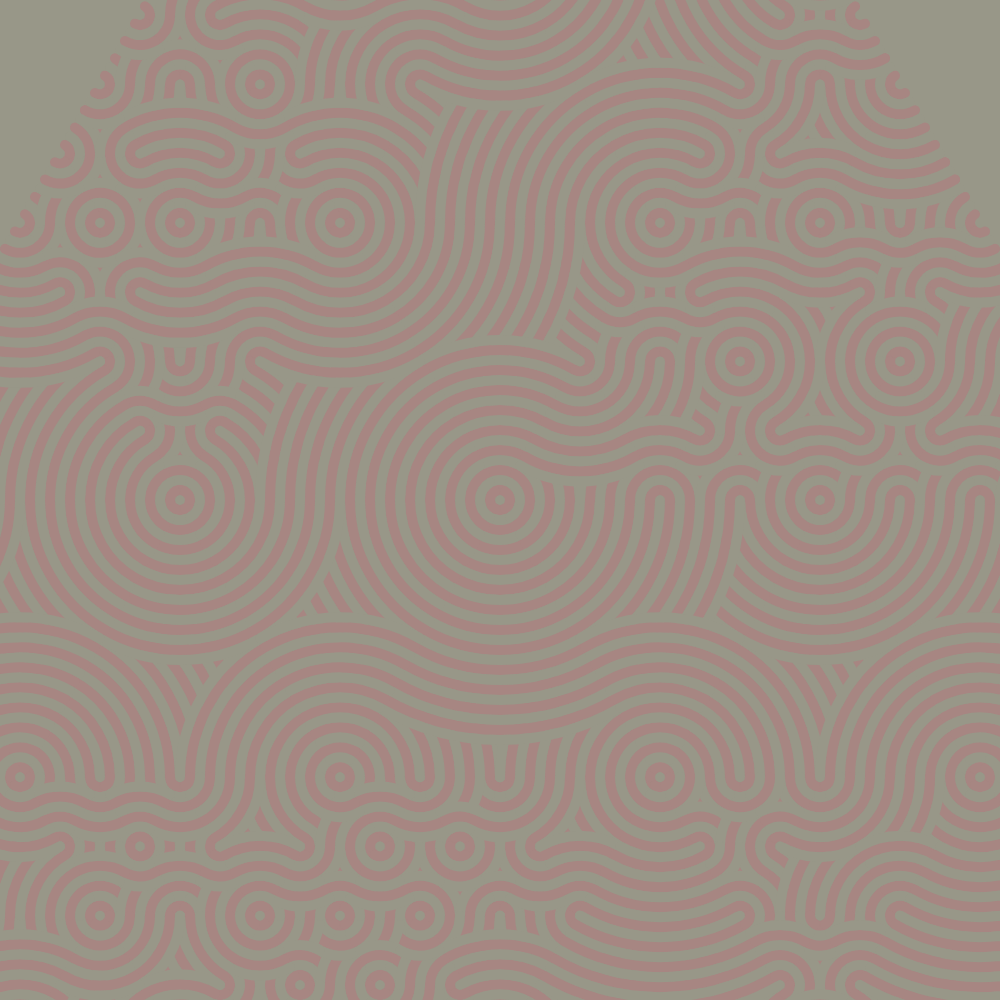
Frame 1 (no input)
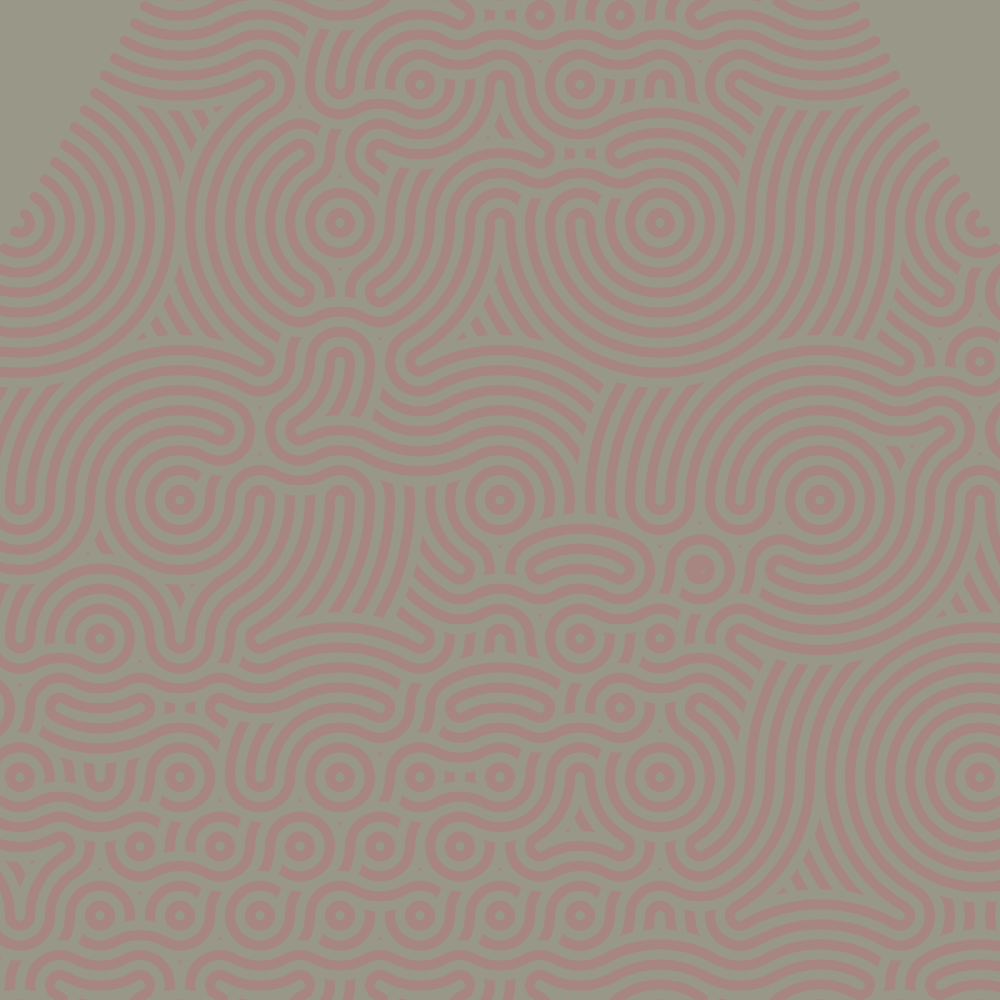
Frame 2 (the mouse pressed at the canvas centre, redrawn once)

The p5.js sketch that drew these frames (run headless with seeded random() and noise() and a simulated clock; the mouse was pressed at the canvas centre and the sketch redrawn once):

// p5.js sketch
// ── sketch.js
// https://openprocessing.org/sketch/1372277

//inspired by u/henryfrgu on Reddit
//https://www.reddit.com/r/generative/comments/r4qfmv/improved_version_of_my_triangular_truchet_tile/
//and @ippsketch on Twitter
//https://twitter.com/ippsketch/status/1414947706968199170?s=20

const hs3 = Math.sqrt(3) / 2;
const i2s3 = 1 / (Math.sqrt(3) * 2); //inverse of 2 sqrt 3
const sixth = Math.PI / 3;

let splitChance = 0.5;
let forceSplitLayer = 3; //how many layers should split regardless of the rules
let sw = 20;

let palettes = [
  ["#0c2046", "#f67e7d", "#fffaf2"],
  ["#d3d5d4", "#a2c5ac", "#9db5b2", "#878e99", "#7f6a93"],
  ["#989788", "#51344d", "#6f5060", "#a78682", "#e7ebc5"],
];
let pal;

function setup() {
  pal = random(palettes);
  shuffle(pal, true);

  createCanvas((m = min(windowWidth, windowHeight)), m);
  background(pal[0]);
  noLoop();
  noFill();
  strokeWeight(sw / 2);
}

function draw() {
  translate(m / 2, m / 2);
  let r = new ReTri(0, 0, sw * 2 ** 7, true);
  r.split(true);
}

function outlined_arc(x, y, s, a1, a2) {
  stroke(pal[1]);
  arc(x, y, s, s, a1, a2);
  stroke(pal[0]);
  arc(x, y, s + sw, s + sw, a1, a2);
}

function truchet(x, y, s, up, layer) {
  push();
  translate(x, y);
  rotate(up ? 0 : PI);
  let r = floor(random(0, 3));
  let rp = round(s / sw);

  for (let i = 0; i < rp * (r == 0 ? 0.75 : 0.5); i++) {
    outlined_arc(-s / 2, hs3 * 0.5 * s, sw * (2 * i + 1), -sixth, 0);
  }
  for (let i = 0; i < rp * (r == 1 ? 0.75 : 0.5); i++) {
    outlined_arc(s / 2, hs3 * 0.5 * s, sw * (2 * i + 1), PI, PI + sixth);
  }
  for (let i = 0; i < rp * (r == 2 ? 0.75 : 0.5); i++) {
    outlined_arc(0, -s * hs3 * 0.5, sw * (2 * i + 1), sixth, 2 * sixth);
  }
  pop();
}

class ReTri {
  constructor(x, y, s, up, l = 0) {
    this.x = x;
    this.y = y;
    this.s = s;
    this.isUp = up;
    this.l = l;
  }
  split(forced = false) {
    if (forced || (random() < splitChance && this.s > sw * 4)) {
      let r0 = new ReTri(
        this.x,
        this.y + (this.s * (this.isUp ? 1 : -1) * hs3) / 4,
        this.s / 2,
        !this.isUp,
        this.l + 1
      );
      let r1 = new ReTri(
        this.x,
        this.y + (this.s * (this.isUp ? -1 : 1) * hs3) / 4,
        this.s / 2,
        this.isUp,
        this.l + 1
      );
      let r2 = new ReTri(
        this.x - this.s / 4,
        this.y + (this.s * (this.isUp ? 1 : -1) * hs3) / 4,
        this.s / 2,
        this.isUp,
        this.l + 1
      );
      let r3 = new ReTri(
        this.x + this.s / 4,
        this.y + (this.s * (this.isUp ? 1 : -1) * hs3) / 4,
        this.s / 2,
        this.isUp,
        this.l + 1
      );
      for (let i of [r0, r1, r2, r3]) {
        i.split(this.l + 1 < forceSplitLayer);
      }
    } else {
      truchet(this.x, this.y, this.s, this.isUp, this.l);
    }
  }
}
